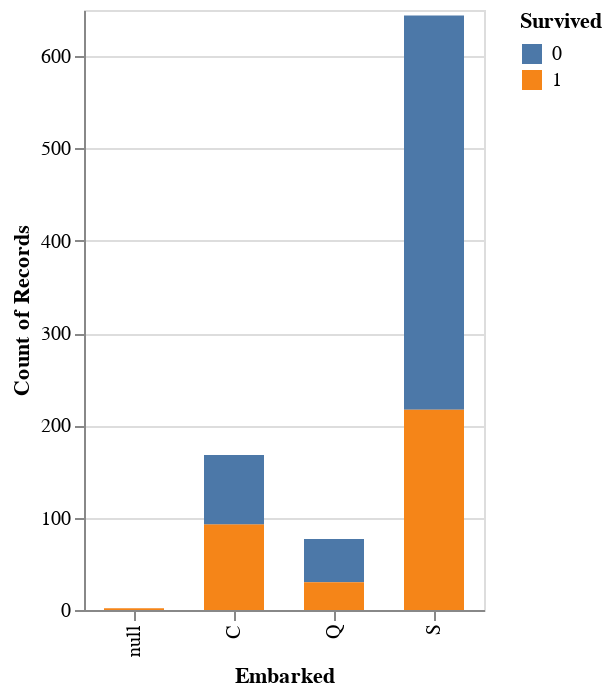

Here is the notebook cell this chart was saved with:
### Markdown cell above
#### Embarked

### Code cell
graf.mark_bar(size=30).encode(
    x='Embarked:N',
    y='count(Embarked)',
    color='Survived:N'
    ).properties(width=200)

### Figure 1 — Vega-Lite specification as saved in the notebook (floating-point values rounded to 4 significant figures; data arrays with more than 128 entries replaced by an {"elided": "..."} marker saying what was removed)
{"config": {"view": {"continuousWidth": 400, "continuousHeight": 300}}, "data": {"name": "data-93290830beea3a875eeab316df346c54"}, "mark": {"type": "bar", "size": 30}, "encoding": {"color": {"field": "Survived", "type": "nominal"}, "x": {"field": "Embarked", "type": "nominal"}, "y": {"aggregate": "count", "field": "Embarked", "type": "nominal"}}, "width": 200, "$schema": "https://vega.github.io/schema/vega-lite/v4.17.0.json", "datasets": {"data-93290830beea3a875eeab316df346c54": {"elided": "891 records"}}}
